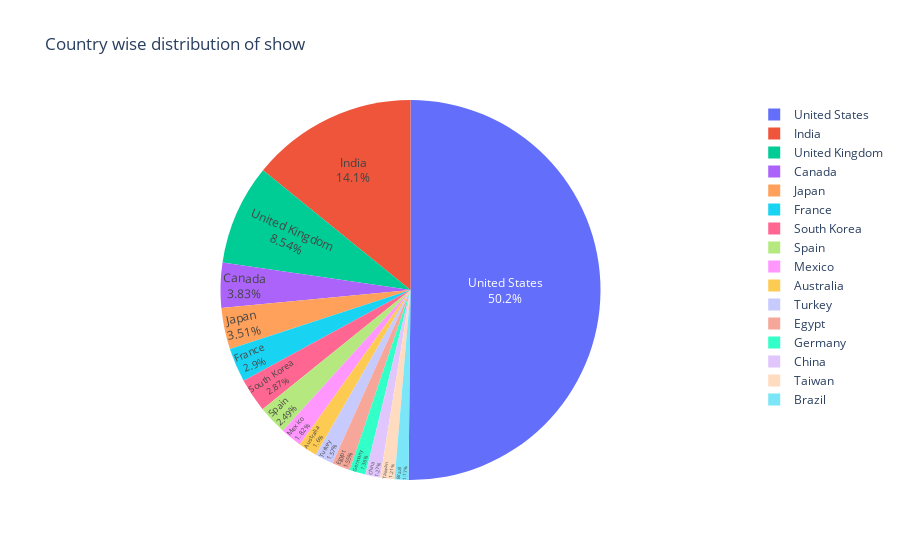

The code cell stored with this chart in its notebook:
### Code cell
fig=px.pie(country_df,values='country_main',names='index',title='Country wise distribution of show')
fig.update_traces(textposition='inside',textinfo='percent+label')
fig.show()

### Figure 1 — Plotly figure (JSON) as saved in the notebook; plotly's stock layout.template omitted (floating-point values rounded to 4 significant figures)
{"data": [{"domain": {"x": [0, 1], "y": [0, 1]}, "hovertemplate": "index=%{label}<br>country_main=%{value}<extra></extra>", "labels": ["United States", "India", "United Kingdom", "Canada", "Japan", "France", "South Korea", "Spain", "Mexico", "Australia", "Turkey", "Egypt", "Germany", "China", "Taiwan", "Brazil"], "legendgroup": "", "name": "", "showlegend": true, "textinfo": "percent+label", "textposition": "inside", "type": "pie", "values": [3390, 956, 577, 259, 237, 196, 194, 168, 123, 108, 106, 105, 92, 86, 82, 79]}], "layout": {"legend": {"tracegroupgap": 0}, "title": {"text": "Country wise distribution of show"}}}
